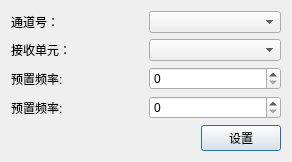
<?xml version="1.0" encoding="UTF-8"?>
<ui version="4.0">
 <class>DopplerSet</class>
 <widget class="QDialog" name="DopplerSet">
  <property name="geometry">
   <rect>
    <x>0</x>
    <y>0</y>
    <width>292</width>
    <height>149</height>
   </rect>
  </property>
  <property name="windowTitle">
   <string>Dialog</string>
  </property>
  <layout class="QVBoxLayout" name="verticalLayout">
   <item>
    <layout class="QGridLayout" name="gridLayout">
     <item row="0" column="0">
      <widget class="QLabel" name="label">
       <property name="text">
        <string>通道号：</string>
       </property>
      </widget>
     </item>
     <item row="0" column="1">
      <widget class="QComboBox" name="SExtendBand_ChannelNum"/>
     </item>
     <item row="1" column="0">
      <widget class="QLabel" name="label_2">
       <property name="text">
        <string>接收单元：</string>
       </property>
      </widget>
     </item>
     <item row="1" column="1">
      <widget class="QComboBox" name="SExtendBand_ReceiveUnit"/>
     </item>
     <item row="2" column="0">
      <widget class="QLabel" name="label_3">
       <property name="text">
        <string>预置频率:</string>
       </property>
      </widget>
     </item>
     <item row="2" column="1">
      <widget class="QSpinBox" name="SExtendBand_SetFreq"/>
     </item>
     <item row="3" column="0">
      <widget class="QLabel" name="label_4">
       <property name="text">
        <string>预置频率:</string>
       </property>
      </widget>
     </item>
     <item row="3" column="1">
      <widget class="QSpinBox" name="SExtendBand_CatchRange"/>
     </item>
    </layout>
   </item>
   <item>
    <layout class="QHBoxLayout" name="horizontalLayout">
     <item>
      <spacer name="horizontalSpacer">
       <property name="orientation">
        <enum>Qt::Horizontal</enum>
       </property>
       <property name="sizeHint" stdset="0">
        <size>
         <width>40</width>
         <height>20</height>
        </size>
       </property>
      </spacer>
     </item>
     <item>
      <widget class="QPushButton" name="pushButton_set">
       <property name="text">
        <string>设置</string>
       </property>
      </widget>
     </item>
    </layout>
   </item>
  </layout>
 </widget>
 <resources/>
 <connections/>
</ui>
